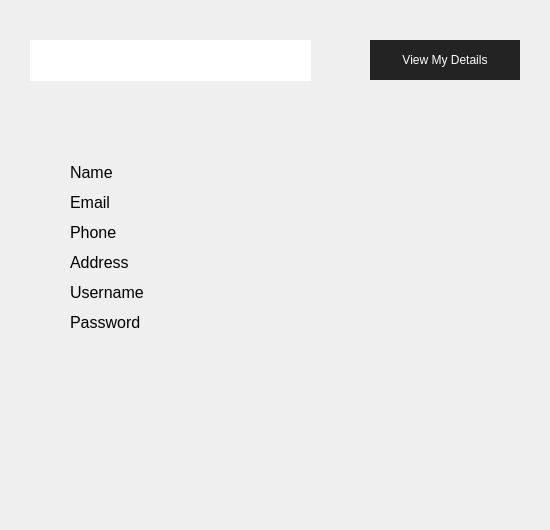
          <widget class="QWidget" name="page_5">
           <widget class="QFrame" name="Profileframe">
            <property name="geometry">
             <rect>
              <x>0</x>
              <y>-10</y>
              <width>541</width>
              <height>521</height>
             </rect>
            </property>
            <property name="sizeIncrement">
             <size>
              <width>0</width>
              <height>0</height>
             </size>
            </property>
            <property name="baseSize">
             <size>
              <width>0</width>
              <height>0</height>
             </size>
            </property>
            <property name="styleSheet">
             <string notr="true">border: none;</string>
            </property>
            <property name="frameShape">
             <enum>QFrame::StyledPanel</enum>
            </property>
            <property name="frameShadow">
             <enum>QFrame::Raised</enum>
            </property>
            <property name="lineWidth">
             <number>1</number>
            </property>
            <property name="midLineWidth">
             <number>300</number>
            </property>
            <widget class="QTextEdit" name="Informationtitle">
             <property name="geometry">
              <rect>
               <x>30</x>
               <y>50</y>
               <width>281</width>
               <height>41</height>
              </rect>
             </property>
             <property name="styleSheet">
              <string notr="true">bacvkground-color: transparent;
border: none;</string>
             </property>
             <property name="html">
              <string>&lt;!DOCTYPE HTML PUBLIC &quot;-//W3C//DTD HTML 4.0//EN&quot; &quot;http://www.w3.org/TR/REC-html40/strict.dtd&quot;&gt;
&lt;html&gt;&lt;head&gt;&lt;meta name=&quot;qrichtext&quot; content=&quot;1&quot; /&gt;&lt;style type=&quot;text/css&quot;&gt;
p, li { white-space: pre-wrap; }
&lt;/style&gt;&lt;/head&gt;&lt;body style=&quot; font-family:'Ubuntu'; font-size:11pt; font-weight:400; font-style:normal;&quot;&gt;
&lt;p style=&quot; margin-top:0px; margin-bottom:0px; margin-left:0px; margin-right:0px; -qt-block-indent:0; text-indent:0px;&quot;&gt;&lt;span style=&quot; font-family:'Sans Serif'; font-size:18pt; font-weight:600; color:#ffffff;&quot;&gt;Profile Information&lt;/span&gt;&lt;/p&gt;&lt;/body&gt;&lt;/html&gt;</string>
             </property>
            </widget>
            <widget class="QLabel" name="OUpdate_usernameLabel_2">
             <property name="geometry">
              <rect>
               <x>70</x>
               <y>290</y>
               <width>74</width>
               <height>25</height>
              </rect>
             </property>
             <property name="font">
              <font>
               <pointsize>12</pointsize>
              </font>
             </property>
             <property name="text">
              <string>Username</string>
             </property>
            </widget>
            <widget class="QLabel" name="OUpdate_phoneLabel_2">
             <property name="geometry">
              <rect>
               <x>70</x>
               <y>230</y>
               <width>51</width>
               <height>25</height>
              </rect>
             </property>
             <property name="font">
              <font>
               <pointsize>12</pointsize>
              </font>
             </property>
             <property name="text">
              <string>Phone </string>
             </property>
            </widget>
            <widget class="QLabel" name="OUpdate_addressLabel_2">
             <property name="geometry">
              <rect>
               <x>70</x>
               <y>260</y>
               <width>59</width>
               <height>25</height>
              </rect>
             </property>
             <property name="font">
              <font>
               <pointsize>12</pointsize>
              </font>
             </property>
             <property name="text">
              <string>Address</string>
             </property>
            </widget>
            <widget class="QLabel" name="OUpdate_nameLabel_2">
             <property name="geometry">
              <rect>
               <x>70</x>
               <y>170</y>
               <width>43</width>
               <height>25</height>
              </rect>
             </property>
             <property name="font">
              <font>
               <pointsize>12</pointsize>
              </font>
             </property>
             <property name="text">
              <string>Name</string>
             </property>
            </widget>
            <widget class="QLabel" name="OUpdate_emailLabel_2">
             <property name="geometry">
              <rect>
               <x>70</x>
               <y>200</y>
               <width>40</width>
               <height>25</height>
              </rect>
             </property>
             <property name="font">
              <font>
               <pointsize>12</pointsize>
              </font>
             </property>
             <property name="text">
              <string>Email</string>
             </property>
            </widget>
            <widget class="QPushButton" name="ProfileBtn_2">
             <property name="geometry">
              <rect>
               <x>370</x>
               <y>50</y>
               <width>150</width>
               <height>40</height>
              </rect>
             </property>
             <property name="minimumSize">
              <size>
               <width>0</width>
               <height>40</height>
              </size>
             </property>
             <property name="styleSheet">
              <string notr="true">QPushButton{
  color:rgb(255,255,255);
  background-color: rgb(35, 35, 35);
  border:0px solid;
}</string>
             </property>
             <property name="text">
              <string>View My Details</string>
             </property>
            </widget>
            <widget class="QLabel" name="OUpdate_passwordLabel_3">
             <property name="geometry">
              <rect>
               <x>70</x>
               <y>320</y>
               <width>74</width>
               <height>25</height>
              </rect>
             </property>
             <property name="font">
              <font>
               <pointsize>12</pointsize>
              </font>
             </property>
             <property name="text">
              <string>Password</string>
             </property>
            </widget>
            <widget class="QLabel" name="OWEmailLabel">
             <property name="geometry">
              <rect>
               <x>170</x>
               <y>200</y>
               <width>294</width>
               <height>17</height>
              </rect>
             </property>
             <property name="text">
              <string/>
             </property>
            </widget>
            <widget class="QLabel" name="OWusernameLabel">
             <property name="geometry">
              <rect>
               <x>170</x>
               <y>290</y>
               <width>294</width>
               <height>17</height>
              </rect>
             </property>
             <property name="text">
              <string/>
             </property>
            </widget>
            <widget class="QLabel" name="OWaddressLabel">
             <property name="geometry">
              <rect>
               <x>170</x>
               <y>260</y>
               <width>294</width>
               <height>17</height>
              </rect>
             </property>
             <property name="text">
              <string/>
             </property>
            </widget>
            <widget class="QLabel" name="OWPhoneLabel">
             <property name="geometry">
              <rect>
               <x>170</x>
               <y>230</y>
               <width>294</width>
               <height>17</height>
              </rect>
             </property>
             <property name="text">
              <string/>
             </property>
            </widget>
            <widget class="QLabel" name="OWpasswordLabel">
             <property name="geometry">
              <rect>
               <x>170</x>
               <y>320</y>
               <width>294</width>
               <height>17</height>
              </rect>
             </property>
             <property name="text">
              <string/>
             </property>
            </widget>
            <widget class="QLabel" name="OWNameLabel">
             <property name="geometry">
              <rect>
               <x>170</x>
               <y>170</y>
               <width>294</width>
               <height>17</height>
              </rect>
             </property>
             <property name="text">
              <string/>
             </property>
            </widget>
           </widget>
          </widget>
